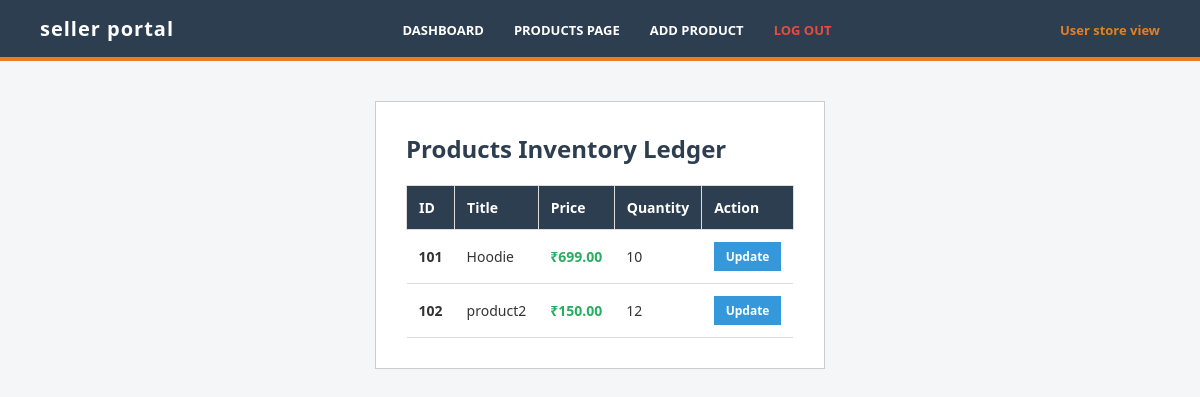
Page /seller/products/ (signed in) on the committed database.
### e_commerce_app/models.py (models this page shows, shortened)
class Products(models.Model):
    product_id = models.PositiveBigIntegerField(primary_key=True)
    product_title = models.CharField(max_length=200)
    product_price = models.DecimalField(max_digits=10, decimal_places=2)
    product_desc = models.TextField(blank=True)
    created_at = models.DateField(auto_now_add=True)
    modified_at = models.DateField(auto_now=True)
    is_active = models.BooleanField(default=False)
    available_qty = models.IntegerField(default=0)
    product_img = models.ImageField(upload_to='products/', blank=True, null=True)

### e_commerce_app/views.py (the view)
# urls.py: path('seller/products/', views.seller_products, name='seller_products'),
@login_required(login_url='seller_login')
def seller_products(request):
    all_items = Products.objects.all().order_by('product_id')
    return render(request, 'seller/products_list.html', {'products': all_items})

### templates/seller/products_list.html
{% extends 'seller/base_seller.html' %}
{% block seller_content %}
<div class="table-box">
    <h2>Products Inventory Ledger</h2>
    <table class="ledger-table">
        <thead>
            <tr>
                <th>ID</th>
                <th>Title</th>
                <th>Price</th>
                <th>Quantity</th>
                <th>Action</th>
            </tr>
        </thead>
        <tbody>
            {% for product in products %}
            <tr>
                <td style="font-weight: bold;">{{ product.product_id }}</td>
                <td>{{ product.product_title }}</td>
                <td class="price-text">₹{{ product.product_price }}</td>
                <td>{{ product.available_qty }}</td>
                <td>
                    <a href="{% url 'seller_update_product' product.pk %}" class="update-action-btn">Update</a>
                </td>
            </tr>
            {% empty %}
            <tr>
                <td colspan="5" style="text-align: center; color: #7f8c8d; font-style: italic;">No records found.</td>
            </tr>
            {% endfor %}
        </tbody>
    </table>
</div>
{% endblock %}

### static/css/nav_style.css (style rules this page uses)
* { margin: 0; padding: 0; box-sizing: border-box; }
body { font-family: 'Segoe UI', -apple-system, BlinkMacSystemFont, Roboto, Oxygen, Ubuntu, Cantarell, sans-serif; background-color: #f4f6f8; color: #333333; display: flex; flex-direction: column; min-height: 100vh; }
.table-box { background: #ffffff; padding: 30px; border: 1px solid #cccccc; }
.table-box h2 { margin-top: 0; margin-bottom: 20px; color: #2c3e50; }
.ledger-table { width: 100%; border-collapse: collapse; text-align: left; }
.ledger-table th { background-color: #2c3e50; color: #ffffff; padding: 12px; border: 1px solid #dddddd; font-size: 14px; }
.ledger-table td { padding: 12px; border-bottom: 1px solid #dddddd; font-size: 14px; }
.price-text { color: #27ae60; font-weight: bold; }
.update-action-btn { display: inline-block; padding: 6px 12px; background-color: #3498db; color: #ffffff; text-decoration: none; font-size: 12px; font-weight: bold; transition: background-color 0.2s ease; }

### rows in the picture
Products: product_id "101", product_title "Hoodie", product_price "699.00", available_qty "10"
Products: product_id "102", product_title "product2", product_price "150.00", available_qty "12"
